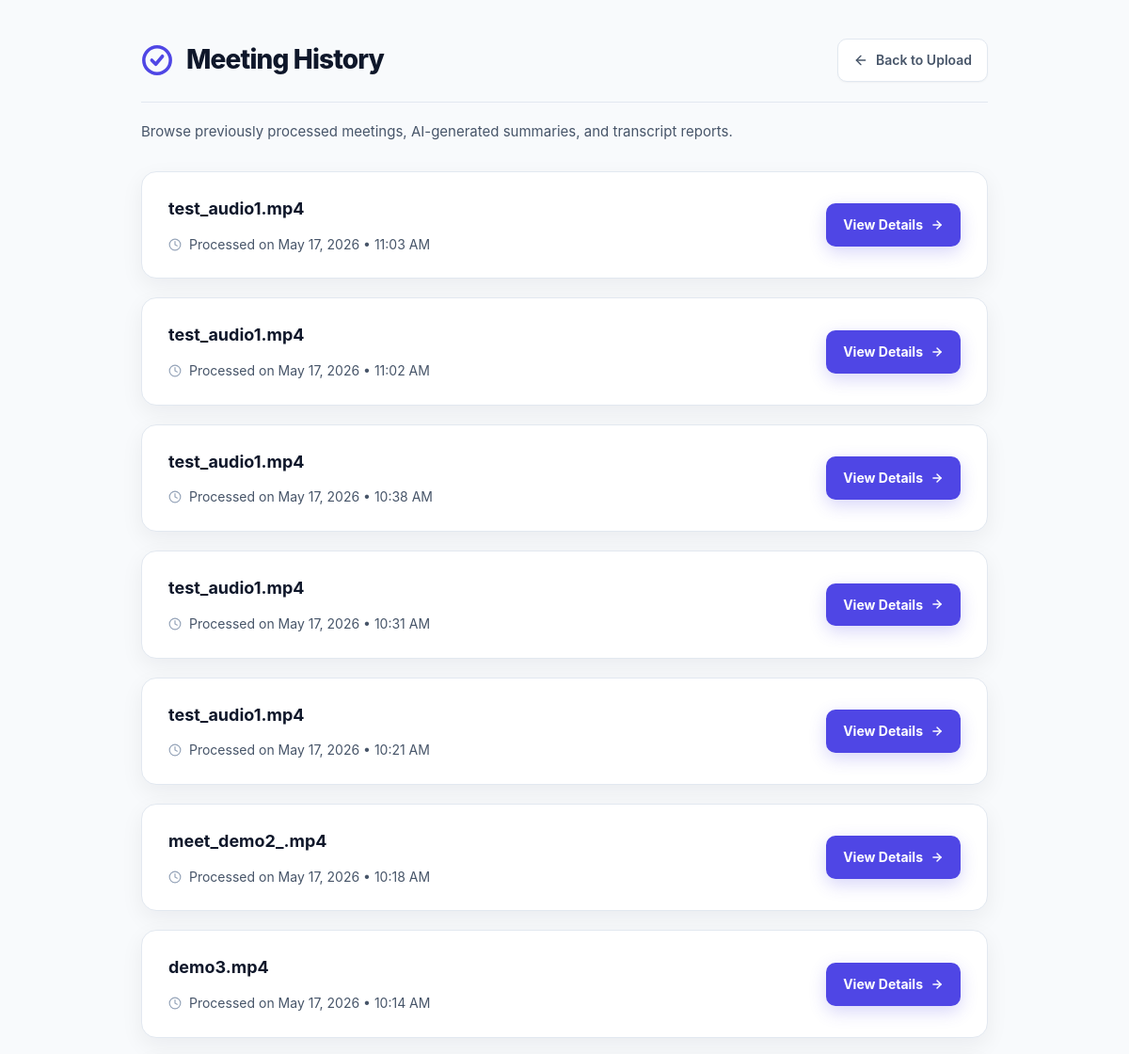
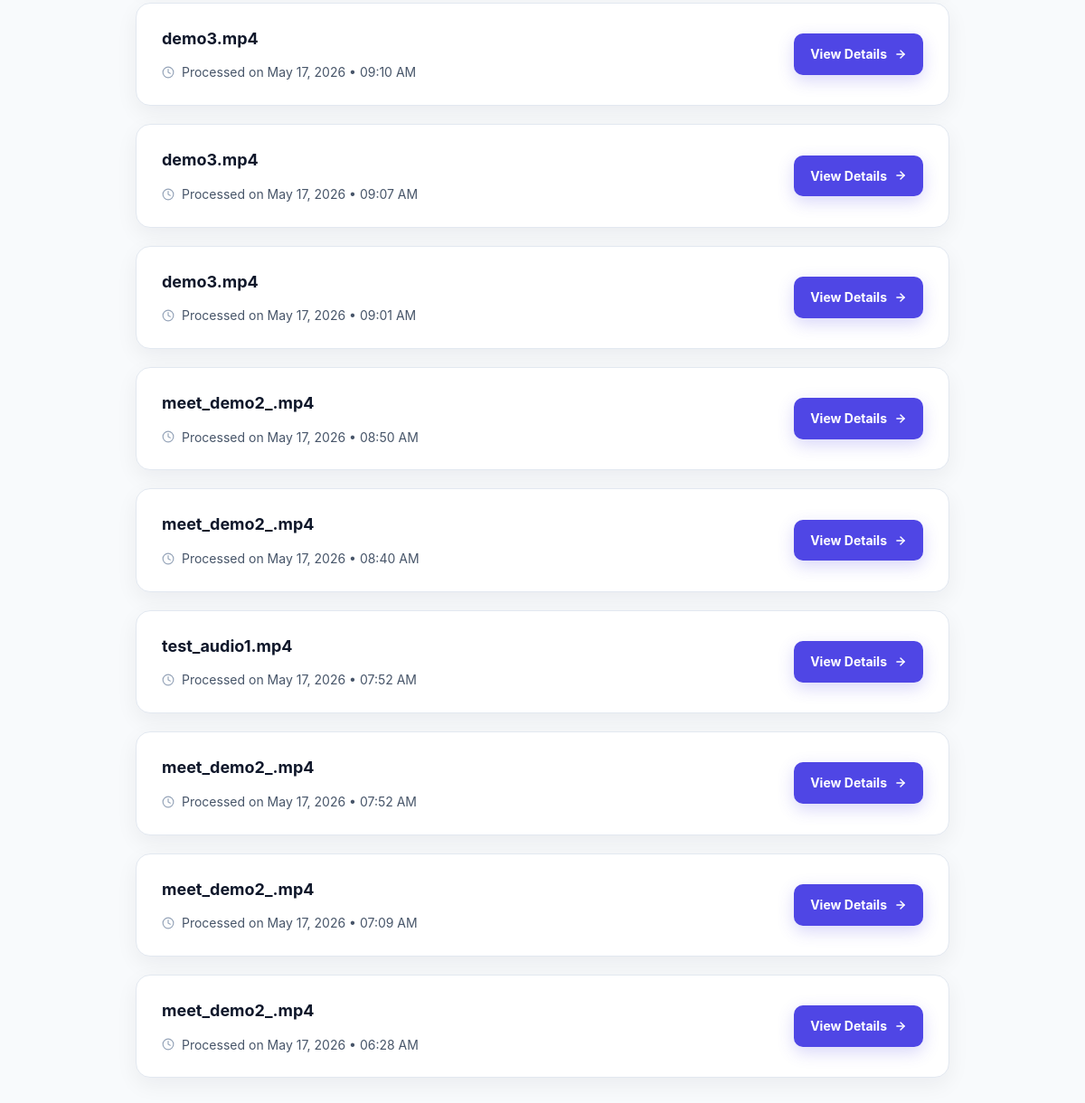
The app's page /history with its own data (2 pictures, top to bottom).
### app.py (models this page shows)
class Meeting(db.Model):
    id = db.Column(
        db.Integer,
        primary_key=True
    )
    filename = db.Column(
        db.String(255),
        nullable=False
    )
    transcript = db.Column(
        db.Text,
        nullable=False
    )
    summary = db.Column(
        db.Text,
        nullable=False
    )
    created_at = db.Column(
        db.DateTime,
        default=datetime.utcnow
    )

### app.py (the view)
@app.route('/history')
def history():
    meetings = Meeting.query.order_by(
        Meeting.created_at.desc()
    ).all()    #Fetch all meetings sorted newest first.
    return render_template(
        'history.html',
        meetings=meetings
    )

### templates/history.html (shortened to what this page needs)
<!DOCTYPE html>
<html lang="en">
<head>
</head>
<body>
    <div class="container">
        <header>
            <div class="brand">
                <h1>Meeting History</h1>
            </div>
            <a href="/" class="btn-secondary">
                <svg width="16" height="16" viewBox="0 0 24 24" fill="none" stroke="currentColor" stroke-width="2"
                    stroke-linecap="round" stroke-linejoin="round">
                    <line x1="19" y1="12" x2="5" y2="12"></line>
                    <polyline points="12 19 5 12 12 5"></polyline>
                </svg>
                Back to Upload
            </a>
        </header>
        <p class="page-description">
            Browse previously processed meetings,
            AI-generated summaries, and transcript reports.
        </p>
        <div class="history-container">
            {% for meeting in meetings %}
            <div class="meeting-card">
                <div class="meeting-info">
                    <h2>
                        {{ meeting.filename }}
                    </h2>
                    <div class="meeting-meta">
                        <svg width="14" height="14" viewBox="0 0 24 24" fill="none" stroke="currentColor"
                            stroke-width="2" stroke-linecap="round" stroke-linejoin="round">
                            <circle cx="12" cy="12" r="10"></circle>
                            <polyline points="12 6 12 12 16 14"></polyline>
                        </svg>
                        <span>
                            Processed on
                            {{ meeting.created_at.strftime('%b %d, %Y • %I:%M %p') }}
                        </span>
                    </div>
                </div>
                <a href="/meeting/{{ meeting.id }}" class="btn-action">
                    View Details
                    <svg width="14" height="14" viewBox="0 0 24 24" fill="none" stroke="currentColor" stroke-width="2.5"
                        stroke-linecap="round" stroke-linejoin="round">
                        <line x1="5" y1="12" x2="19" y2="12"></line>
                        <polyline points="12 5 19 12 12 19"></polyline>
                    </svg>
                </a>
            </div>
            {% endfor %}
        </div>
    </div>
</body>
</html>

### templates/history.html (style rules this page uses)
:root { --bg-main: #f8fafc; --surface: #ffffff; --text-main: #0f172a; --text-muted: #475569; --primary: #4f46e5; --primary-hover: #4338ca; --border: #e2e8f0; --shadow-sm: 0 1px 2px rgba(0, 0, 0, 0.04); --shadow-md: 0 8px 24px rgba(15, 23, 42, 0.06); --radius: 16px; }
* { box-sizing: border-box; }
body { margin: 0; font-family: Inter, system-ui, -apple-system, BlinkMacSystemFont, "Segoe UI", sans-serif; background: var(--bg-main); color: var(--text-main); padding: 40px 20px; line-height: 1.7; }
.container { max-width: 900px; margin: auto; }
header { display: flex; justify-content: space-between; align-items: center; margin-bottom: 18px; padding-bottom: 20px; border-bottom: 1px solid var(--border); }
.brand { display: flex; align-items: center; gap: 14px; }
.brand svg { color: var(--primary); flex-shrink: 0; }
.brand h1 { margin: 0; font-size: 28px; font-weight: 800; letter-spacing: -0.03em; }
.page-description { color: var(--text-muted); margin-bottom: 30px; font-size: 15px; }
.btn-secondary { display: inline-flex; align-items: center; gap: 8px; text-decoration: none; background: var(--surface); border: 1px solid var(--border); color: var(--text-muted); padding: 10px 16px; border-radius: 10px; font-size: 14px; font-weight: 600; transition: all 0.2s ease; box-shadow: var(--shadow-sm); }
.btn-action { display: inline-flex; align-items: center; justify-content: center; gap: 8px; text-decoration: none; background: var(--primary); color: white; padding: 11px 18px; border-radius: 10px; font-size: 14px; font-weight: 700; transition: transform 0.2s ease, background 0.2s ease, box-shadow 0.2s ease; box-shadow: 0 6px 18px rgba(79, 70, 229, 0.22); white-space: nowrap; }
.history-container { display: flex; flex-direction: column; gap: 20px; }
.meeting-card { background: var(--surface); border: 1px solid var(--border); border-radius: var(--radius); padding: 24px 28px; display: flex; justify-content: space-between; align-items: center; gap: 20px; transition: transform 0.2s ease, box-shadow 0.2s ease; box-shadow: var(--shadow-md); }
.meeting-info { flex: 1; min-width: 0; }
.meeting-card h2 { margin: 0 0 10px 0; font-size: 18px; font-weight: 700; overflow: hidden; text-overflow: ellipsis; white-space: nowrap; }
.meeting-meta { display: flex; align-items: center; gap: 8px; color: var(--text-muted); font-size: 14px; }
.meeting-meta svg { flex-shrink: 0; color: #94a3b8; }

### records on screen
Meeting: filename "test_audio1.mp4", created_at "May 17, 2026 • 11:03 AM"
Meeting: filename "test_audio1.mp4", created_at "May 17, 2026 • 11:02 AM"
Meeting: filename "test_audio1.mp4", created_at "May 17, 2026 • 10:38 AM"
Meeting: filename "test_audio1.mp4", created_at "May 17, 2026 • 10:31 AM"
Meeting: filename "test_audio1.mp4", created_at "May 17, 2026 • 10:21 AM"
Meeting: filename "meet_demo2_.mp4", created_at "May 17, 2026 • 10:18 AM"
Meeting: filename "demo3.mp4", created_at "May 17, 2026 • 10:14 AM"
Meeting: filename "demo3.mp4", created_at "May 17, 2026 • 09:10 AM"
Meeting: filename "demo3.mp4", created_at "May 17, 2026 • 09:07 AM"
Meeting: filename "demo3.mp4", created_at "May 17, 2026 • 09:01 AM"
Meeting: filename "meet_demo2_.mp4", created_at "May 17, 2026 • 08:50 AM"
Meeting: filename "meet_demo2_.mp4", created_at "May 17, 2026 • 08:40 AM"
Meeting: filename "test_audio1.mp4", created_at "May 17, 2026 • 07:52 AM"
Meeting: filename "meet_demo2_.mp4", created_at "May 17, 2026 • 07:52 AM"
Meeting: filename "meet_demo2_.mp4", created_at "May 17, 2026 • 07:09 AM"
Meeting: filename "meet_demo2_.mp4", created_at "May 17, 2026 • 06:28 AM"
